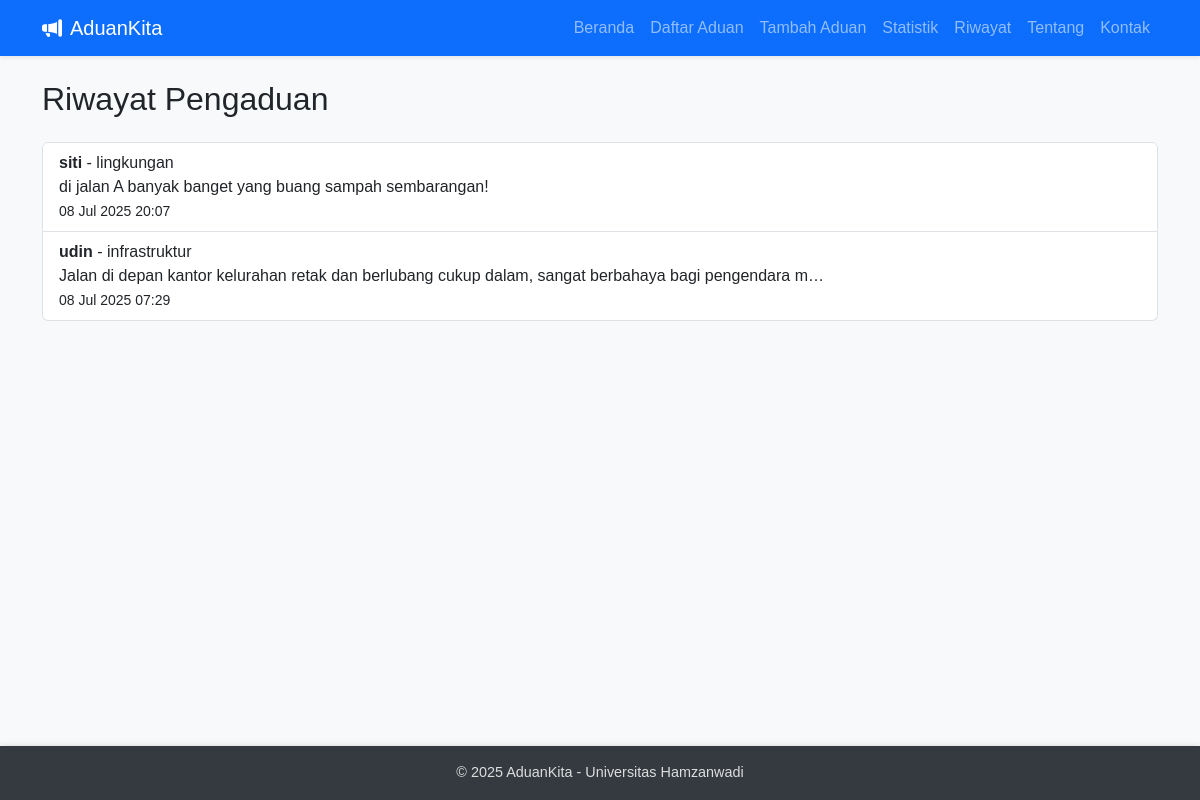
The page /riwayat/ on the database its author committed.
### pengaduan/models.py (models this page shows, shortened)
class Aduan(models.Model):
    KATEGORI_CHOICES = [
        ('infrastruktur', 'Infrastruktur'),
        ('pelayanan', 'Pelayanan'),
        ('lingkungan', 'Lingkungan'),
        ('keamanan', 'Keamanan'),
        ('lainnya', 'Lainnya'),
    ]
    STATUS_CHOICES = [
        ('baru', 'Baru'),
        ('diproses', 'Diproses'),
        ('selesai', 'Selesai'),
    ]
    nama = models.CharField(max_length=100)
    kategori = models.CharField(max_length=50, choices=KATEGORI_CHOICES)
    isi = models.TextField()
    tanggal = models.DateTimeField(auto_now_add=True)
    status = models.CharField(max_length=20, choices=STATUS_CHOICES, default='baru')
    gambar = models.ImageField(upload_to='aduan_images/', blank=True, null=True)  # ✅ Ini yang benar

### pengaduan/views.py (the view)
# urls.py: path('riwayat/', views.riwayat_aduan, name='riwayat_aduan'),
def riwayat_aduan(request):
    aduan = Aduan.objects.all().order_by('-tanggal')  # bisa difilter berdasarkan user nanti
    return render(request, 'pengaduan/riwayat.html', {'aduan': aduan})

### pengaduan/templates/pengaduan/riwayat.html
{% extends "pengaduan/base.html" %}
{% block content %}
<h2 class="mb-4">Riwayat Pengaduan</h2>
<ul class="list-group">
    {% for item in aduan %}
    <li class="list-group-item">
        <strong>{{ item.nama }}</strong> - {{ item.kategori }}<br>
        {{ item.isi|truncatechars:100 }}<br>
        <small>{{ item.tanggal|date:"d M Y H:i" }}</small>
    </li>
    {% empty %}
    <li class="list-group-item">Belum ada pengaduan.</li>
    {% endfor %}
</ul>
{% endblock %}

### pengaduan/templates/pengaduan/base.html (style rules this page uses)
body { font-family: 'Poppins', sans-serif; background-color: #f8f9fa; padding-bottom: 60px; }

### rows shown on the page
Aduan: nama "siti", kategori "lingkungan", isi "di jalan A banyak banget yang buang sampah sembarangan!", tanggal "08 Jul 2025 20:07"
Aduan: nama "udin", kategori "infrastruktur", isi "Jalan di depan kantor kelurahan retak dan berlubang cukup dalam, sangat berbahaya bagi pengendara m…", tanggal "08 Jul 2025 07:29"
